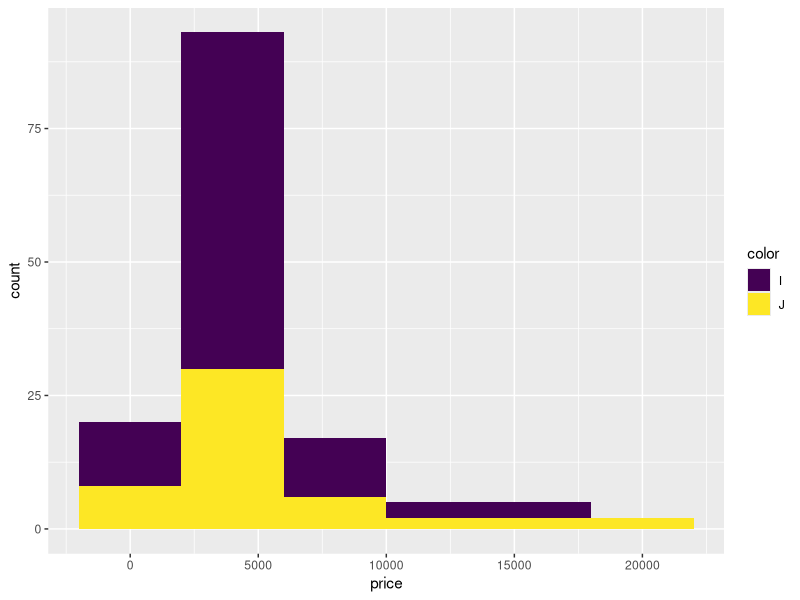
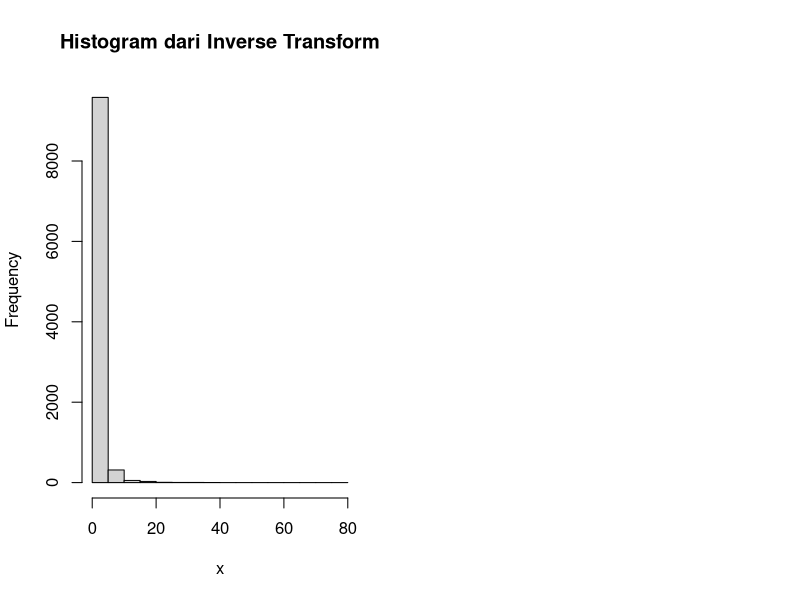

Here is the R script that generated these plots, in order:
## ---- chunk 1
library(ggplot2)
library(tidyverse)
data(diamonds)
head(diamonds)
## ---- chunk 2
data(diamonds)
diamonds
filter(diamonds, color == "E")
jumlah_diamond <- 53940
jumlah_warna_E <- 9797
proporsi <- (jumlah_warna_E/jumlah_diamond)*100
proporsi
## ---- chunk 3
pilih_diamond <- select(diamonds, cut, price, x, y, z)
filter_diamond <- filter(pilih_diamond, cut == "Premium")
urutan_diamond <- arrange(filter_diamond, desc(price))[1:5,]
mutate(urutan_diamond, volume=x*y*z, ratarata=mean(volume, na.rm=T))

## ---- chunk 4
pilih_diamond <- select(diamonds, clarity, color, price)
diamond <- filter(pilih_diamond, clarity == "I1", color == "I"|color == "J")
ggplot(data = diamond) +
  geom_histogram(mapping=aes(x = price, fill =  color), binwidth=4000)
## ---- chunk 5
pilih_diamond <- select(diamonds, clarity, color, price)
diamond <- filter(pilih_diamond, clarity == "I1", color == "I"|color == "J")
harga <- (diamond$price)
summarize(diamonds, price = mean(harga, na.rm = T))
## ---- chunk 6
diamond_fair <- filter(diamonds, cut == "Fair")
diamond_fair
## ---- chunk 7
harga <- arrange(diamonds, desc(carat))
harga
## ---- chunk 8
diamond_ideal <- filter(diamonds, cut == "Ideal")
diamond_ideal
## ---- chunk 9
pt(0.818, df = 28)
## ---- chunk 10
1 - pt(1.176, df = 28)
## ---- chunk 11
pt(0.031, df = 28)-pt(-1.034, df = 28)
## ---- chunk 12
pt(0.75, df = 28)-pt(0.25, df = 28)
## ---- chunk 13
n <- 10000 # banyaknya data pengamatan
set.seed(005)
y <- runif(n)
## ---- chunk 14
set.seed(005)
x <- (sqrt(y/(1-y)))
head(x)
## ---- chunk 15
par(mfrow=c(1,2)) 
hist(x,main="Histogram dari Inverse Transform")

## ---- chunk 16
var(x)
## ---- chunk 17
mean(x)
